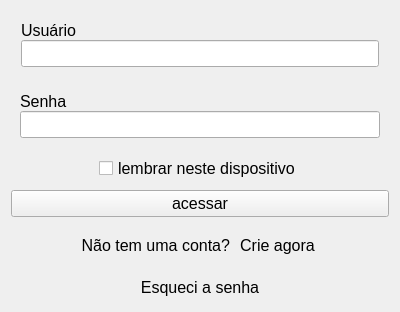
<?xml version="1.0" encoding="UTF-8"?>
<ui version="4.0">
 <class>LoginForm</class>
 <widget class="QWidget" name="LoginForm">
  <property name="geometry">
   <rect>
    <x>0</x>
    <y>0</y>
    <width>400</width>
    <height>312</height>
   </rect>
  </property>
  <property name="minimumSize">
   <size>
    <width>400</width>
    <height>0</height>
   </size>
  </property>
  <property name="windowTitle">
   <string>Form</string>
  </property>
  <layout class="QVBoxLayout" name="verticalLayout_5">
   <item>
    <widget class="QWidget" name="widUser" native="true">
     <property name="minimumSize">
      <size>
       <width>0</width>
       <height>0</height>
      </size>
     </property>
     <property name="styleSheet">
      <string notr="true"/>
     </property>
     <layout class="QVBoxLayout" name="verticalLayout_3">
      <property name="spacing">
       <number>0</number>
      </property>
      <property name="leftMargin">
       <number>10</number>
      </property>
      <property name="topMargin">
       <number>10</number>
      </property>
      <property name="rightMargin">
       <number>10</number>
      </property>
      <property name="bottomMargin">
       <number>10</number>
      </property>
      <item>
       <widget class="QLabel" name="lbUser">
        <property name="font">
         <font>
          <family>Segoe UI</family>
          <pointsize>12</pointsize>
          <weight>50</weight>
          <bold>false</bold>
         </font>
        </property>
        <property name="text">
         <string>Usuário</string>
        </property>
       </widget>
      </item>
      <item>
       <widget class="QLineEdit" name="leUsername">
        <property name="font">
         <font>
          <family>Segoe UI</family>
          <pointsize>12</pointsize>
         </font>
        </property>
       </widget>
      </item>
     </layout>
    </widget>
   </item>
   <item>
    <widget class="QWidget" name="widPass" native="true">
     <layout class="QVBoxLayout" name="verticalLayout_4">
      <property name="spacing">
       <number>0</number>
      </property>
      <item>
       <widget class="QLabel" name="lbPass">
        <property name="font">
         <font>
          <family>Segoe UI</family>
          <pointsize>12</pointsize>
         </font>
        </property>
        <property name="text">
         <string>Senha</string>
        </property>
       </widget>
      </item>
      <item>
       <widget class="QLineEdit" name="lePassword">
        <property name="font">
         <font>
          <family>Segoe UI</family>
          <pointsize>12</pointsize>
         </font>
        </property>
        <property name="echoMode">
         <enum>QLineEdit::Password</enum>
        </property>
       </widget>
      </item>
     </layout>
    </widget>
   </item>
   <item>
    <widget class="QWidget" name="widLembrar" native="true">
     <layout class="QHBoxLayout" name="horizontalLayout_5">
      <property name="spacing">
       <number>0</number>
      </property>
      <property name="leftMargin">
       <number>0</number>
      </property>
      <property name="topMargin">
       <number>0</number>
      </property>
      <property name="rightMargin">
       <number>0</number>
      </property>
      <property name="bottomMargin">
       <number>0</number>
      </property>
      <item>
       <spacer name="horizontalSpacer_9">
        <property name="orientation">
         <enum>Qt::Horizontal</enum>
        </property>
        <property name="sizeHint" stdset="0">
         <size>
          <width>40</width>
          <height>20</height>
         </size>
        </property>
       </spacer>
      </item>
      <item>
       <widget class="QCheckBox" name="cbLembrar">
        <property name="font">
         <font>
          <family>Segoe UI</family>
          <pointsize>12</pointsize>
         </font>
        </property>
        <property name="cursor">
         <cursorShape>PointingHandCursor</cursorShape>
        </property>
        <property name="text">
         <string>lembrar neste dispositivo</string>
        </property>
       </widget>
      </item>
      <item>
       <spacer name="horizontalSpacer_10">
        <property name="orientation">
         <enum>Qt::Horizontal</enum>
        </property>
        <property name="sizeHint" stdset="0">
         <size>
          <width>40</width>
          <height>20</height>
         </size>
        </property>
       </spacer>
      </item>
     </layout>
    </widget>
   </item>
   <item>
    <widget class="QPushButton" name="btnAcessar">
     <property name="font">
      <font>
       <family>Segoe UI</family>
       <pointsize>12</pointsize>
       <weight>50</weight>
       <bold>false</bold>
      </font>
     </property>
     <property name="cursor">
      <cursorShape>PointingHandCursor</cursorShape>
     </property>
     <property name="styleSheet">
      <string notr="true"/>
     </property>
     <property name="text">
      <string>acessar</string>
     </property>
    </widget>
   </item>
   <item>
    <widget class="QWidget" name="widCriarConta" native="true">
     <layout class="QHBoxLayout" name="horizontalLayout_3">
      <item>
       <spacer name="horizontalSpacer_7">
        <property name="orientation">
         <enum>Qt::Horizontal</enum>
        </property>
        <property name="sizeHint" stdset="0">
         <size>
          <width>40</width>
          <height>20</height>
         </size>
        </property>
       </spacer>
      </item>
      <item>
       <widget class="QLabel" name="label_8">
        <property name="font">
         <font>
          <family>Segoe UI</family>
          <pointsize>12</pointsize>
         </font>
        </property>
        <property name="text">
         <string>Não tem uma conta?</string>
        </property>
        <property name="alignment">
         <set>Qt::AlignRight|Qt::AlignTrailing|Qt::AlignVCenter</set>
        </property>
       </widget>
      </item>
      <item>
       <widget class="QPushButton" name="btnCriar">
        <property name="font">
         <font>
          <family>Segoe UI</family>
          <pointsize>12</pointsize>
         </font>
        </property>
        <property name="cursor">
         <cursorShape>PointingHandCursor</cursorShape>
        </property>
        <property name="text">
         <string>Crie agora</string>
        </property>
        <property name="flat">
         <bool>true</bool>
        </property>
       </widget>
      </item>
      <item>
       <spacer name="horizontalSpacer_8">
        <property name="orientation">
         <enum>Qt::Horizontal</enum>
        </property>
        <property name="sizeHint" stdset="0">
         <size>
          <width>40</width>
          <height>20</height>
         </size>
        </property>
       </spacer>
      </item>
     </layout>
    </widget>
   </item>
   <item>
    <widget class="QPushButton" name="btnEsqueci">
     <property name="font">
      <font>
       <family>Segoe UI</family>
       <pointsize>12</pointsize>
      </font>
     </property>
     <property name="cursor">
      <cursorShape>PointingHandCursor</cursorShape>
     </property>
     <property name="text">
      <string>Esqueci a senha</string>
     </property>
     <property name="flat">
      <bool>true</bool>
     </property>
    </widget>
   </item>
  </layout>
 </widget>
 <resources/>
 <connections/>
</ui>
